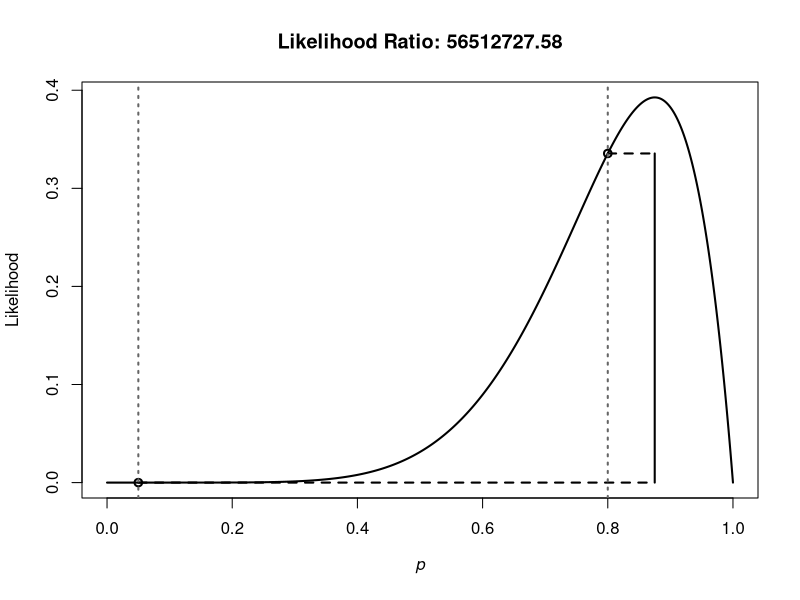
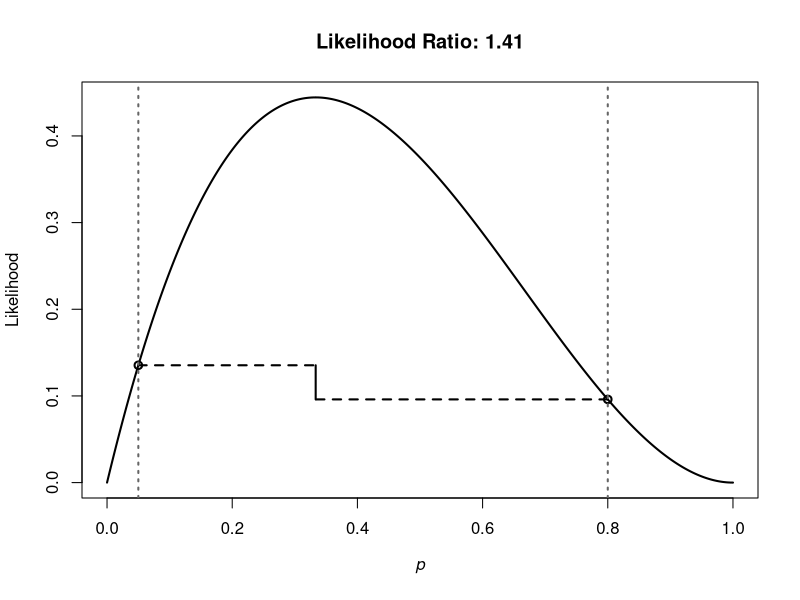
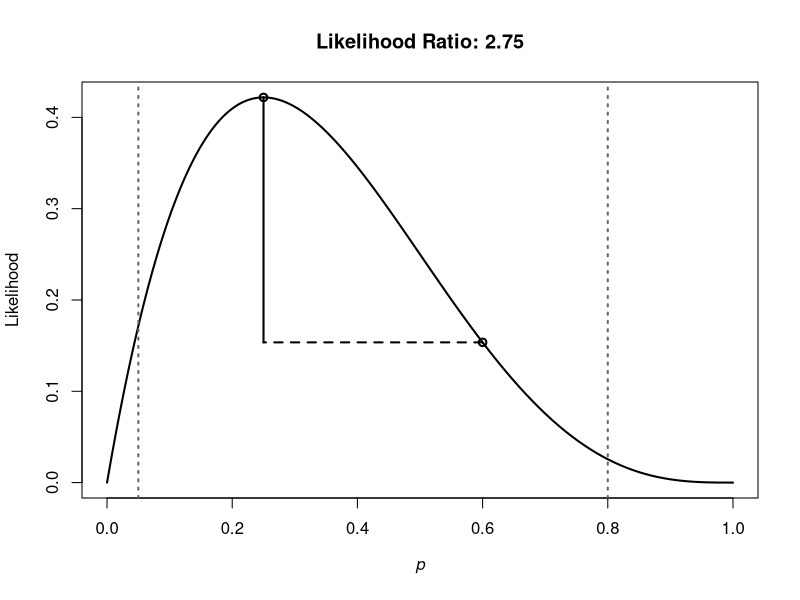

R code for these plots, in order:
# code adapted from Lakens: https://github.com/Lakens/statistical_inferences/blob/master/03-likelihoods.qmd

plot_lr_for_mixed_results <- function(n_studies, n_significant, p_H0 = 0.05, p_H1 = 0.80){
  LR <-
    max(dbinom(n_significant, n_studies, p_H0) / dbinom(n_significant, n_studies,p_H1),
        dbinom(n_significant, n_studies, p_H1) / dbinom(n_significant, n_studies, p_H0)) |>
    round(digits = 2)
  
  theta <- seq(0, 1, len = 1000)
  
  like <- dbinom(n_significant, n_studies, theta)
  
  # plot
  plot(theta, like, type = "l", xlab = substitute(paste(italic('p'))), ylab = "Likelihood", lwd = 2)
  points(p_H0, dbinom(n_significant, n_studies, p_H0), lwd = 2)
  points(p_H1, dbinom(n_significant, n_studies, p_H1), lwd = 2)
  segments(p_H0, 
           dbinom(n_significant, n_studies, p_H0), 
           n_significant / n_studies, 
           dbinom(n_significant, n_studies, p_H0), 
           lty = 2, lwd = 2)
  segments(p_H1, 
           dbinom(n_significant, n_studies, p_H1), 
           n_significant / n_studies, 
           dbinom(n_significant, n_studies, p_H1), 
           lty = 2, lwd = 2)
  segments(n_significant / n_studies, 
           dbinom(n_significant, n_studies, p_H0), 
           n_significant / n_studies, 
           dbinom(n_significant, n_studies, p_H1), 
           lwd = 2)
  abline(v = 0.05, col = "gray40", lty = 3, lwd = 2)
  abline(v = 0.8, col = "gray40", lty = 3, lwd = 2)
  title(paste("Likelihood Ratio:", LR))
}

plot_lr_for_mixed_results(n_studies = 8, 
                          n_significant = 7,
                          p_H0 = 0.05, # false positive rate (alpha) - assuming no bias
                          p_H1 = 0.80) # power (1-beta) - assuming its consistent between studies

plot_lr_for_mixed_results(n_studies = 3, 
                          n_significant = 1,
                          p_H0 = 0.05, # false positive rate (alpha) - assuming no bias
                          p_H1 = 0.80) # power (1-beta) - assuming its consistent between studies

plot_lr_for_mixed_results(n_studies = 4, 
                          n_significant = 1,
                          p_H0 = 0.25, # false positive rate (alpha) - assuming no bias
                          p_H1 = 0.60) # power (1-beta) - assuming its consistent between studies